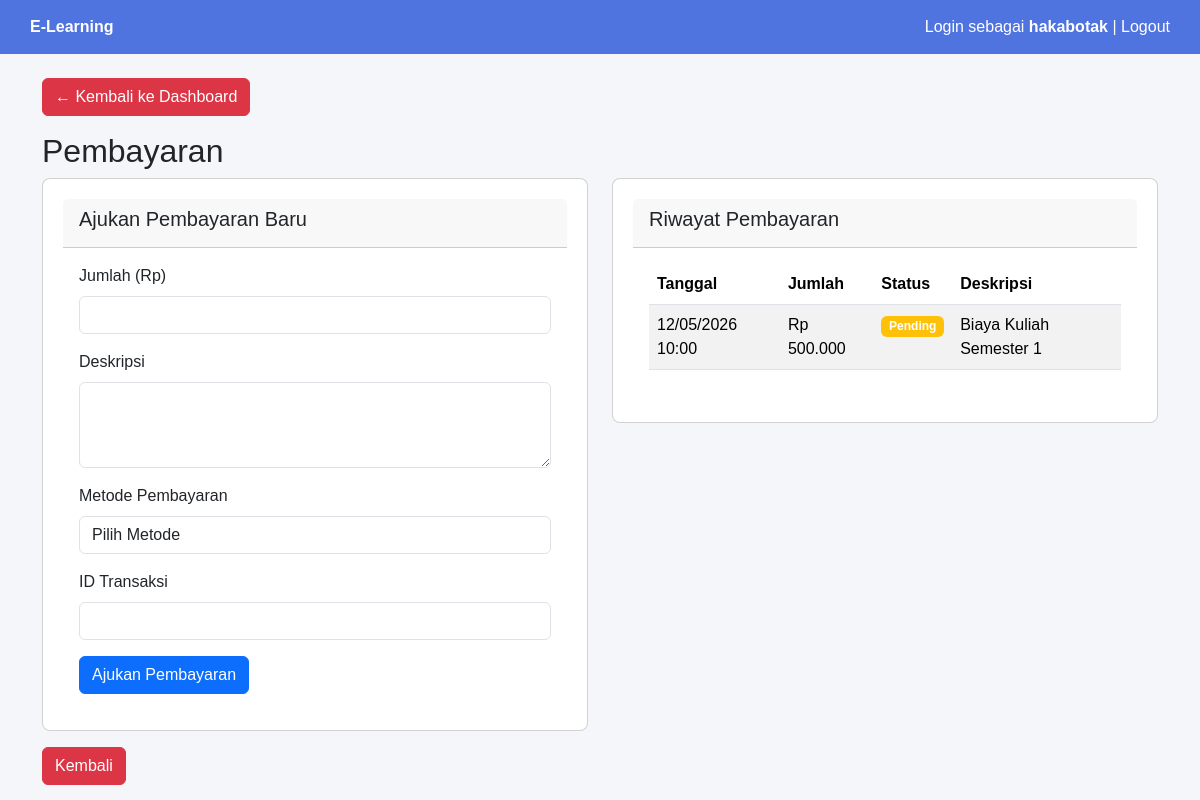
Page /mahasiswa/pembayaran.php (signed in) on the committed database.
### tables this page shows
CREATE TABLE `website_settings` (
  `id` int(11) NOT NULL,
  `nama_website` varchar(255) NOT NULL DEFAULT 'E-Learning Platform',
  `deskripsi` varchar(500) DEFAULT NULL,
  `alamat` varchar(255) DEFAULT NULL,
  `telepon` varchar(20) DEFAULT NULL,
  `email` varchar(100) DEFAULT NULL,
  `facebook` varchar(255) DEFAULT NULL,
  `twitter` varchar(255) DEFAULT NULL,
  `instagram` varchar(255) DEFAULT NULL,
  `jam_buka` varchar(50) DEFAULT NULL,
  `jam_tutup` varchar(50) DEFAULT NULL,
  `updated_at` timestamp NOT NULL DEFAULT current_timestamp() ON UPDATE current_timestamp()
);

CREATE TABLE `payments` (
  `id` int(11) NOT NULL,
  `student_id` int(11) DEFAULT NULL,
  `amount` decimal(10,2) DEFAULT NULL,
  `description` varchar(255) DEFAULT NULL,
  `status` enum('pending','confirmed','rejected') DEFAULT 'pending',
  `payment_method` varchar(50) DEFAULT NULL,
  `transaction_id` varchar(100) DEFAULT NULL,
  `payment_date` timestamp NOT NULL DEFAULT current_timestamp(),
  `confirmed_by` int(11) DEFAULT NULL,
  `confirmed_date` timestamp NULL DEFAULT NULL,
  `notes` text DEFAULT NULL,
  PRIMARY KEY (`id`)
);

### fungsi.php (called while the page is built, shortened)
<?php
if (!function_exists('getWebsiteSettings')) {
function getWebsiteSettings($conn) {
    $q = mysqli_query($conn, "SELECT * FROM website_settings LIMIT 1");
    $settings = mysqli_fetch_assoc($q);
    return $settings;
}
}
?>

### mahasiswa/pembayaran.php (the view, shortened to what this page needs)
<?php
include '../header.php';
$student_id = $_SESSION['id'];
$query = "SELECT p.*, u.nama as confirmed_by_name FROM payments p LEFT JOIN users u ON p.confirmed_by = u.id WHERE p.student_id = ? ORDER BY p.payment_date DESC";
$stmt = mysqli_prepare($conn, $query);
mysqli_stmt_bind_param($stmt, "i", $student_id);
mysqli_stmt_execute($stmt);
$result = mysqli_stmt_get_result($stmt);
?>
<div class="container mt-4">
    <a href="index.php" class="btn btn-danger mb-3">← Kembali ke Dashboard</a>
    <h2>Pembayaran</h2>
    <div class="row">
        <div class="col-md-6">
            <div class="card">
                <div class="card-header">
                    <h5>Ajukan Pembayaran Baru</h5>
                </div>
                <div class="card-body">
                    <form method="POST">
                        <div class="mb-3">
                            <label for="amount" class="form-label">Jumlah (Rp)</label>
                            <input type="number" class="form-control" id="amount" name="amount" required step="0.01">
                        </div>
                        <div class="mb-3">
                            <label for="description" class="form-label">Deskripsi</label>
                            <textarea class="form-control" id="description" name="description" rows="3" required></textarea>
                        </div>
                        <div class="mb-3">
                            <label for="payment_method" class="form-label">Metode Pembayaran</label>
                            <select class="form-control" id="payment_method" name="payment_method" required>
                                <option value="">Pilih Metode</option>
                            </select>
                        </div>
                        <div class="mb-3">
                            <label for="transaction_id" class="form-label">ID Transaksi</label>
                            <input type="text" class="form-control" id="transaction_id" name="transaction_id" required>
                        </div>
                        <button type="submit" class="btn btn-primary">Ajukan Pembayaran</button>
                    </form>
                </div>
            </div>
        </div>
        <div class="col-md-6">
            <div class="card">
                <div class="card-header">
                    <h5>Riwayat Pembayaran</h5>
                </div>
                <div class="card-body">
                    <div class="table-responsive">
                        <table class="table table-striped">
                            <thead>
                                <tr>
                                    <th>Tanggal</th>
                                    <th>Jumlah</th>
                                    <th>Status</th>
                                    <th>Deskripsi</th>
                                </tr>
                            </thead>
                            <tbody>
                                <?php while ($row = mysqli_fetch_assoc($result)): ?>
                                    <tr>
                                        <td><?php echo date('d/m/Y H:i', strtotime($row['payment_date'])); ?></td>
                                        <td>Rp <?php echo number_format($row['amount'], 0, ',', '.'); ?></td>
                                        <td>
                                            <span class="badge bg-<?php
                                                echo $row['status'] == 'confirmed' ? 'success' :
                                                     ($row['status'] == 'pending' ? 'warning' : 'danger');
                                            ?>">
                                                <?php echo ucfirst($row['status']); ?>
                                            </span>
                                        </td>
                                        <td><?php echo htmlspecialchars($row['description']); ?></td>
                                    </tr>
                                <?php endwhile; ?>
                            </tbody>
                        </table>
                    </div>
                </div>
            </div>
        </div>
    </div>
    <div class="mt-3">
        <a href="index.php" class="btn btn-danger">Kembali</a>
    </div>
</div>
<?php include '../footer.php'; ?>

### header.php (shortened to what this page needs)
<?php
include_once dirname(__FILE__) . '/koneksi.php';
include_once dirname(__FILE__) . '/fungsi.php';
$website_settings = getWebsiteSettings($conn);
?>
<!DOCTYPE html>
<html>
<head>
    <link href="https://cdn.jsdelivr.net/npm/bootstrap@5.3.2/dist/css/bootstrap.min.css" rel="stylesheet">
</head>
<body>
<div class="navbar">
    <div><b><?= $website_settings['nama_website'] ?></b></div>
    <div>
        Login sebagai <b><?= $_SESSION['nama']; ?></b> |
        <a href="../logout.php">Logout</a>
    </div>
</div>

### header.php (style rules this page uses)
body { margin:0;font-family:Arial;background:#f4f6f9 }
.navbar { background:#4f73df; color:white; padding:15px 30px; display:flex; justify-content:space-between; }
.card { background:white;padding:20px;border-radius:8px }
a { color:white;text-decoration:none }

### rows in the picture
website_settings: nama_website "E-Learning"
payments: payment_date "12/05/2026 10:00", amount "500.000", status "Pending", description "Biaya Kuliah Semester 1"

### other values in the picture
$_SESSION['nama'] "hakabotak"
